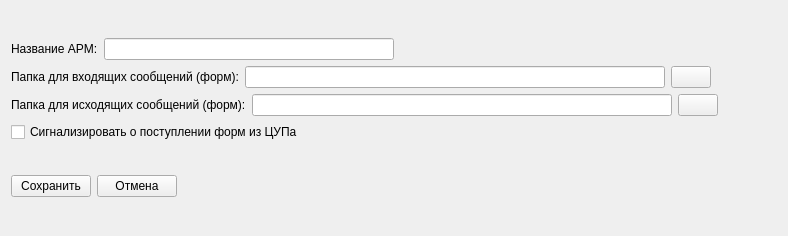
<?xml version="1.0" encoding="UTF-8"?>
<ui version="4.0">
 <class>FUstnf</class>
 <widget class="QWidget" name="FUstnf">
  <property name="windowModality">
   <enum>Qt::ApplicationModal</enum>
  </property>
  <property name="geometry">
   <rect>
    <x>0</x>
    <y>0</y>
    <width>788</width>
    <height>236</height>
   </rect>
  </property>
  <property name="windowTitle">
   <string>Настройка обмена формами с ЦУП</string>
  </property>
  <property name="windowIcon">
   <iconset resource="res.qrc">
    <normaloff>:/res/1/cog_edit.png</normaloff>:/res/1/cog_edit.png</iconset>
  </property>
  <layout class="QGridLayout" name="gridLayout_2">
   <item row="0" column="0">
    <layout class="QGridLayout" name="gridLayout">
     <item row="0" column="0">
      <layout class="QHBoxLayout" name="horizontalLayout_4">
       <item>
        <layout class="QHBoxLayout" name="horizontalLayout">
         <item>
          <widget class="QLabel" name="label">
           <property name="text">
            <string>Название АРМ:</string>
           </property>
          </widget>
         </item>
         <item>
          <widget class="QLineEdit" name="le_komp">
           <property name="readOnly">
            <bool>true</bool>
           </property>
          </widget>
         </item>
        </layout>
       </item>
       <item>
        <spacer name="horizontalSpacer">
         <property name="orientation">
          <enum>Qt::Horizontal</enum>
         </property>
         <property name="sizeHint" stdset="0">
          <size>
           <width>40</width>
           <height>20</height>
          </size>
         </property>
        </spacer>
       </item>
      </layout>
     </item>
     <item row="1" column="0">
      <layout class="QHBoxLayout" name="horizontalLayout_5">
       <item>
        <layout class="QHBoxLayout" name="horizontalLayout_2">
         <item>
          <widget class="QLabel" name="label_2">
           <property name="text">
            <string>Папка для входящих сообщений (форм):</string>
           </property>
          </widget>
         </item>
         <item>
          <widget class="QLineEdit" name="le_vxod">
           <property name="minimumSize">
            <size>
             <width>420</width>
             <height>0</height>
            </size>
           </property>
          </widget>
         </item>
         <item>
          <widget class="QPushButton" name="pb_vxod">
           <property name="text">
            <string/>
           </property>
           <property name="icon">
            <iconset resource="res.qrc">
             <normaloff>:/res/1/folder_bell.png</normaloff>:/res/1/folder_bell.png</iconset>
           </property>
           <property name="iconSize">
            <size>
             <width>24</width>
             <height>24</height>
            </size>
           </property>
          </widget>
         </item>
        </layout>
       </item>
       <item>
        <spacer name="horizontalSpacer_2">
         <property name="orientation">
          <enum>Qt::Horizontal</enum>
         </property>
         <property name="sizeHint" stdset="0">
          <size>
           <width>40</width>
           <height>20</height>
          </size>
         </property>
        </spacer>
       </item>
      </layout>
     </item>
     <item row="2" column="0">
      <layout class="QHBoxLayout" name="horizontalLayout_6">
       <item>
        <layout class="QHBoxLayout" name="horizontalLayout_3">
         <item>
          <widget class="QLabel" name="label_3">
           <property name="text">
            <string>Папка для исходящих сообщений (форм):</string>
           </property>
          </widget>
         </item>
         <item>
          <widget class="QLineEdit" name="le_isx">
           <property name="minimumSize">
            <size>
             <width>420</width>
             <height>0</height>
            </size>
           </property>
          </widget>
         </item>
         <item>
          <widget class="QPushButton" name="pb_isx">
           <property name="text">
            <string/>
           </property>
           <property name="icon">
            <iconset resource="res.qrc">
             <normaloff>:/res/1/folder_go.png</normaloff>:/res/1/folder_go.png</iconset>
           </property>
           <property name="iconSize">
            <size>
             <width>24</width>
             <height>24</height>
            </size>
           </property>
          </widget>
         </item>
        </layout>
       </item>
       <item>
        <spacer name="horizontalSpacer_3">
         <property name="orientation">
          <enum>Qt::Horizontal</enum>
         </property>
         <property name="sizeHint" stdset="0">
          <size>
           <width>40</width>
           <height>20</height>
          </size>
         </property>
        </spacer>
       </item>
      </layout>
     </item>
     <item row="3" column="0">
      <layout class="QHBoxLayout" name="horizontalLayout_7">
       <item>
        <widget class="QCheckBox" name="cb_zvon">
         <property name="text">
          <string>Сигнализировать о поступлении форм из ЦУПа</string>
         </property>
        </widget>
       </item>
       <item>
        <spacer name="horizontalSpacer_4">
         <property name="orientation">
          <enum>Qt::Horizontal</enum>
         </property>
         <property name="sizeHint" stdset="0">
          <size>
           <width>40</width>
           <height>20</height>
          </size>
         </property>
        </spacer>
       </item>
      </layout>
     </item>
    </layout>
   </item>
   <item row="1" column="0">
    <layout class="QHBoxLayout" name="horizontalLayout_8">
     <item>
      <widget class="QPushButton" name="pb_ok">
       <property name="text">
        <string>Сохранить</string>
       </property>
       <property name="icon">
        <iconset resource="res.qrc">
         <normaloff>:/res/OK.png</normaloff>:/res/OK.png</iconset>
       </property>
       <property name="iconSize">
        <size>
         <width>32</width>
         <height>32</height>
        </size>
       </property>
      </widget>
     </item>
     <item>
      <widget class="QPushButton" name="pb_cancel">
       <property name="text">
        <string>Отмена</string>
       </property>
       <property name="icon">
        <iconset resource="res.qrc">
         <normaloff>:/res/No.png</normaloff>:/res/No.png</iconset>
       </property>
       <property name="iconSize">
        <size>
         <width>32</width>
         <height>32</height>
        </size>
       </property>
      </widget>
     </item>
     <item>
      <spacer name="horizontalSpacer_5">
       <property name="orientation">
        <enum>Qt::Horizontal</enum>
       </property>
       <property name="sizeHint" stdset="0">
        <size>
         <width>40</width>
         <height>20</height>
        </size>
       </property>
      </spacer>
     </item>
    </layout>
   </item>
  </layout>
 </widget>
 <resources>
  <include location="res.qrc"/>
 </resources>
 <connections/>
</ui>
